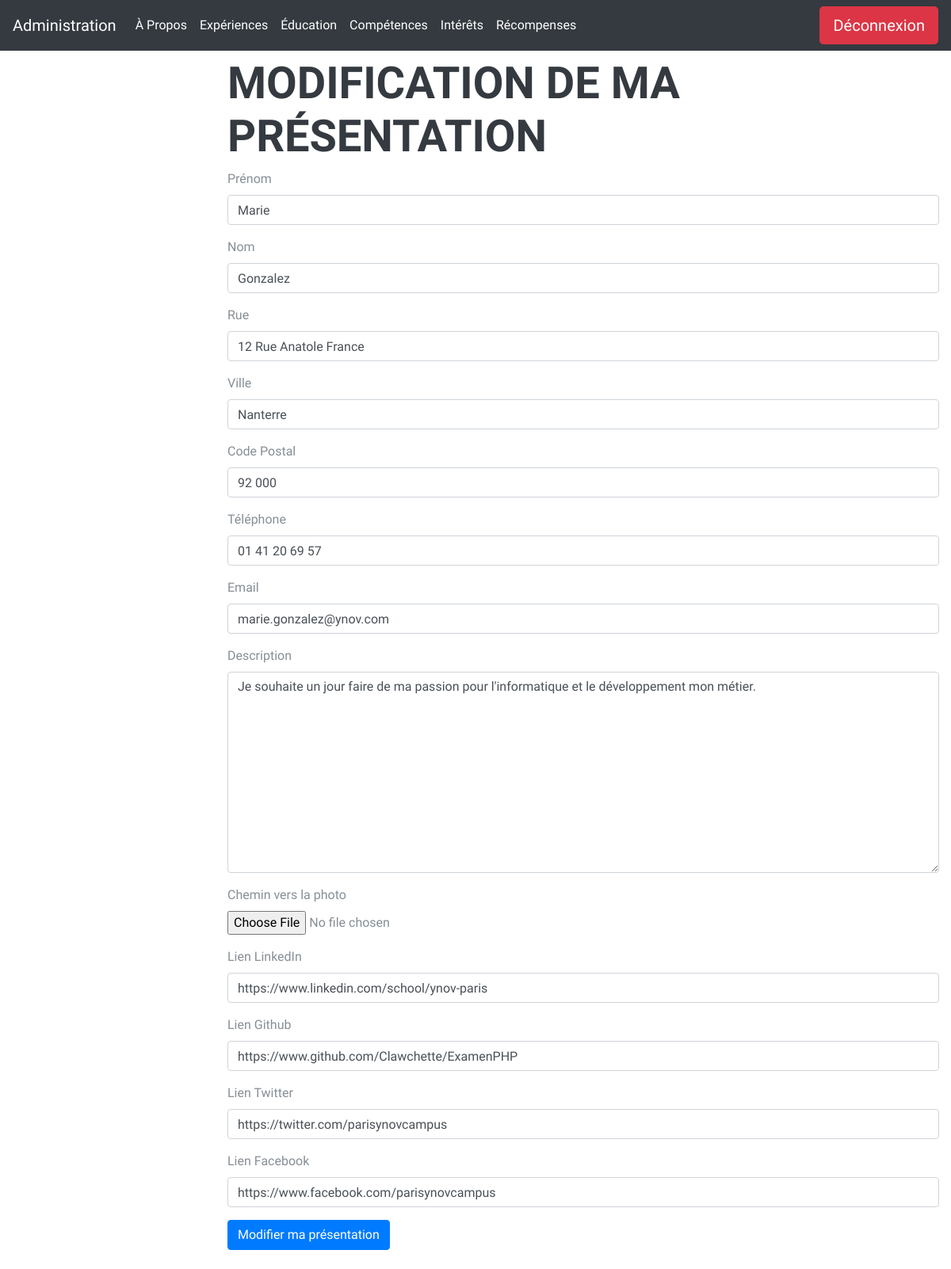
The page /SiteExamenPHP/administration.apropos.php (signed in) on the database its author committed.
### tables this page shows
CREATE TABLE `apropos` (
  `id_apropos` int(1) NOT NULL,
  `prenom` varchar(20) DEFAULT NULL,
  `nom` varchar(20) DEFAULT NULL,
  `rue` varchar(40) DEFAULT NULL,
  `ville` varchar(20) DEFAULT NULL,
  `codepostal` varchar(10) DEFAULT NULL,
  `telephone` varchar(14) DEFAULT NULL,
  `email` varchar(50) DEFAULT NULL,
  `description` text DEFAULT NULL,
  `cheminphoto` varchar(200) DEFAULT NULL,
  `lienlinkedin` varchar(100) DEFAULT NULL,
  `liengithub` varchar(100) DEFAULT NULL,
  `lientwitter` varchar(100) DEFAULT NULL,
  `lienfacebook` varchar(100) DEFAULT NULL
);

### SiteExamenPHP/inc/identification.inc.php (called while the page is built, shortened)
<?php require_once("head.inc.php");
$result = $pdo->query("SELECT * FROM identification WHERE id_admin='1'");
$adminID = $result->fetch(PDO::FETCH_OBJ);
if(!($_SESSION["pseudo"]==$adminID->pseudo && $_SESSION["mdp"]==$adminID->mdp)){
    $admin="inactive"; ?>
    <br><br><br>
    <h2>Authentification requise !</h2>
    <br>
    <form method="POST" action="">
        <div class="form-group">
            <label for="pseudo">Pseudo</label>
            <input type="texte" class="form-control" id="pseudo" name="pseudo" placeholder="Entrez le pseudo de l'administrateur..." maxlength = "20">
        </div>
        <div class="form-group">
            <label for="mdp">Mot de passe</label>
            <input type="texte" class="form-control" id="mdp" name="mdp" placeholder="Entrez le mot de passe de l'administrateur..." maxlength = "30">
        </div>
        <button type="submit" class="btn btn-primary">Se connecter</button>
    </form>
    <?php if(!empty($_POST)){
        $_SESSION["pseudo"]=$_POST["pseudo"];
        $_SESSION["mdp"]=$_POST["mdp"];
        header("Location:administration.php");
    }
}
else{
    $admin="active";
}
require_once("inc/header.inc.php");
?>

### SiteExamenPHP/administration.apropos.php (the view, shortened to what this page needs)
<?php require_once("inc/head.inc.php");
require_once("inc/identification.inc.php");
if($admin=="active"){ ?>
    <div class="starter-template">
        <br><br><br><h2>Modification de ma présentation</h2>
        <?php $result = $pdo->query("SELECT * FROM apropos WHERE id_apropos='1'");
        $modif = $result->fetch(PDO::FETCH_OBJ)?>
        <form method="POST" action="" enctype='multipart/form-data'>
            <div class="form-group">
                <label for="prenom">Prénom</label>
                <input type="texte" class="form-control" id="prenom" name="prenom" maxlength = "20" value="<?php echo $modif->prenom; ?>">
            </div>
            <div class="form-group">
                <label for="nom">Nom</label>
                <input type="texte" class="form-control" id="nom" name="nom" maxlength = "20" value="<?php echo $modif->nom; ?>">
            </div>
            <div class="form-group">
                <label for="rue">Rue</label>
                <input type="texte" class="form-control" id="rue" name="rue" maxlength = "40" value="<?php echo $modif->rue; ?>">
            </div>
            <div class="form-group">
                <label for="ville">Ville</label>
                <input type="texte" class="form-control" id="ville" name="ville" maxlength = "20" value="<?php echo $modif->ville; ?>">
            </div>
            <div class="form-group">
                <label for="codepostal">Code Postal</label>
                <input type="texte" class="form-control" id="codepostal" name="codepostal" maxlength = "10" value="<?php echo $modif->codepostal; ?>">
            </div>
            <div class="form-group">
                <label for="telephone">Téléphone</label>
                <input type="texte" class="form-control" id="telephone" name="telephone" maxlength = "14" value="<?php echo $modif->telephone; ?>">
            </div>
            <div class="form-group">
                <label for="email">Email</label>
                <input type="texte" class="form-control" id="email" name="email" maxlength = "50" value="<?php echo $modif->email; ?>">
            </div>
            <div class="form-group">
                <label for="description">Description</label>
                <textarea rows="10" class="form-control" id="description" name="description"><?php echo $modif->description; ?></textarea>
            </div>
            <div class="form-group">
                <label for="img">Chemin vers la photo</label>
                <input type="file" class="form-control-file" id="img" name="img[]">
            </div>
            <div class="form-group">
                <label for="lienlinkedin">Lien LinkedIn</label>
                <input type="texte" class="form-control" id="lienlinkedin" name="lienlinkedin" maxlength = "100" value="<?php echo $modif->lienlinkedin; ?>">
            </div>
            <div class="form-group">
                <label for="liengithub">Lien Github</label>
                <input type="texte" class="form-control" id="liengithub" name="liengithub" maxlength = "100" value="<?php echo $modif->liengithub; ?>">
            </div>
            <div class="form-group">
                <label for="lientwitter">Lien Twitter</label>
                <input type="texte" class="form-control" id="lientwitter" name="lientwitter" maxlength = "100" value="<?php echo $modif->lientwitter; ?>">
            </div>
            <div class="form-group">
                <label for="lienfacebook">Lien Facebook</label>
                <input type="texte" class="form-control" id="lienfacebook" name="lienfacebook" maxlength = "100" value="<?php echo $modif->lienfacebook; ?>">
            </div>
            <button type="submit" class="btn btn-primary">Modifier ma présentation</button>
        </form>
        <br>
    </div>
    <?php
}
require_once("inc/footer.inc.php"); ?>

### SiteExamenPHP/inc/head.inc.php (shortened to what this page needs)
<!DOCTYPE html>
<html lang="en">
<head>
  <link href="vendor/bootstrap/css/bootstrap.min.css" rel="stylesheet">
  <link href="vendor/fontawesome-free/css/all.min.css" rel="stylesheet">
  <link rel="stylesheet" href="https://cdn.rawgit.com/konpa/devicon/df6431e323547add1b4cf45992913f15286456d3/devicon.min.css">
  <link href="css/resume.min.css" rel="stylesheet">
</head>

### SiteExamenPHP/inc/header.inc.php (shortened to what this page needs)
<body>
    <nav class="navbar navbar-expand-md navbar-dark bg-dark fixed-top">
        <a class="navbar-brand" href="administration.php">Administration</a>
        <div class="collapse navbar-collapse" id="navbarsExampleDefault">
        <ul class="navbar-nav mr-auto mt-2 mt-lg-0">
            <li class="nav-item <?php echo $admin;?>">
            <a class="nav-link" href="administration.apropos.php">À Propos</a>
            </li>
            <li class="nav-item <?php echo $admin;?>">
            <a class="nav-link" href="administration.experience.php">Expériences</a>
            </li>
            <li class="nav-item <?php echo $admin;?>">
            <a class="nav-link" href="administration.education.php">Éducation</a>
            </li>
            <li class="nav-item <?php echo $admin;?>">
            <a class="nav-link" href="administration.competences.php">Compétences</a>
            </li>
            <li class="nav-item <?php echo $admin;?>">
            <a class="nav-link" href="administration.interets.php">Intérêts</a>
            </li>
            <li class="nav-item <?php echo $admin;?>">
            <a class="nav-link" href="administration.recompenses.php">Récompenses</a>
            </li>
        </ul>
        <form method="post" action="">
            <input type="submit" value="Déconnexion" class="btn btn-danger btn-lg btn-block">
        </form>
    </nav>
<main role="main" class="container">

### SiteExamenPHP/inc/footer.inc.php (shortened to what this page needs)
</body>
</html>

### rows shown on the page
apropos: prenom "Marie", nom "Gonzalez", rue "12 Rue Anatole France", ville "Nanterre", codepostal "92 000", telephone "01 41 20 69 57", email "marie.gonzalez@ynov.com", description "Je souhaite un jour faire de ma passion pour l'informatique et le développement mon métier.", lienlinkedin "https://www.linkedin.com/school/ynov-paris", liengithub "https://www.github.com/Clawchette/ExamenPHP", lientwitter "https://twitter.com/parisynovcampus", lienfacebook "https://www.facebook.com/parisynovcampus"
